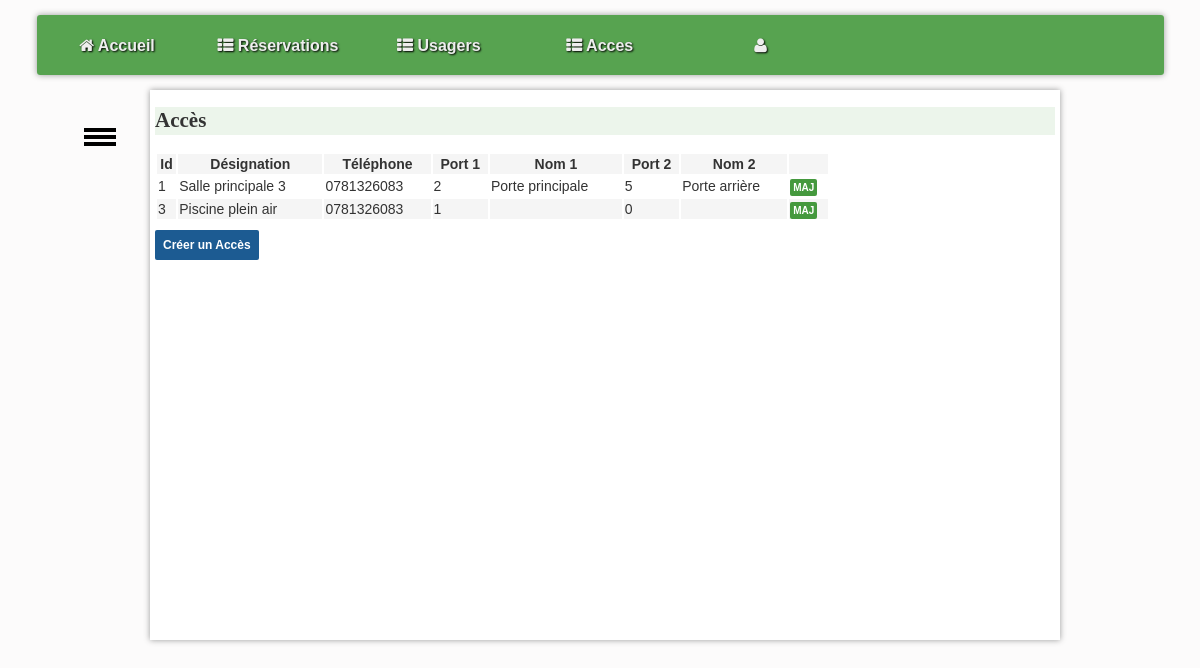
Screenshot of /controleur/accesControleur.php with the database file from the repository.
### tables this page shows
CREATE TABLE `acces` (
  `id` int NOT NULL,
  `designation` varchar(255) NOT NULL,
  `empreinte` varchar(255) NOT NULL,
  `telephone` varchar(20) NOT NULL,
  `port1` int NOT NULL,
  `nom1` varchar(255) NOT NULL,
  `port2` int DEFAULT NULL,
  `nom2` varchar(255) DEFAULT NULL,
  `port3` int DEFAULT NULL,
  `nom3` varchar(255) DEFAULT NULL,
  `port4` int DEFAULT NULL,
  `nom4` varchar(255) DEFAULT NULL,
  `port5` int DEFAULT NULL,
  `nom5` varchar(255) DEFAULT NULL
);

### controleur/accesControleur.php (called while the page is built, shortened)
<?php
include_once 'modele/accesModel.php';
$acces = getAcces();
include_once 'vue/partials/entete.html.php';
include_once 'vue/acces/index.html.php';

### modele/accesModel.php (called while the page is built, shortened)
<?php
function getAcces()
{
    try {
        $cnx = connexionPDO();
        $sql = "
            SELECT acces.id, acces.designation, acces.telephone, acces.port1, acces.nom1, acces.port2, acces.nom2
            FROM acces
        ";
        $req = $cnx->prepare($sql);
        $req->execute();
        $usagers = $req->fetchAll(PDO::FETCH_ASSOC);
        return $usagers;
    } catch (PDOException $e) {
        print "Erreur !: " . $e->getMessage();
        die();
    }
}

### vue/acces/index.html.php (the view, shortened to what this page needs)
<!DOCTYPE html>
<html lang="fr">
<head>
</head>
<body>
<h2>Accès</h2>
<table style="width: 75%;">
    <tr>
        <th>Id</th>
        <th>Désignation</th>
        <th>Téléphone</th>
        <th>Port 1</th>
        <th>Nom 1</th>
        <th>Port 2</th>
        <th>Nom 2</th>
        <th></th>
    </tr>
    <?php foreach ($acces as $acces): ?>
        <tr>
            <td><?= $acces['id']; ?></td>
            <td><?= $acces['designation']; ?></td>
            <td><?= $acces['telephone']; ?></td>
            <td><?= $acces['port1']; ?></td>
            <td><?= $acces['nom1']; ?></td>
            <td><?= $acces['port2']; ?></td>
            <td><?= $acces['nom2']; ?></td>
            <td class="text-center">
                <a href=./?action=formMiseAJourAcces&id=<?= $acces['id'] ?> class="boutonMaj">MAJ</a>
            </td>
        </tr>
    <?php endforeach; ?>
</table>
<p> <a href=./?action=creerAcces class="boutonAjout">Créer un Accès</a></p>
</body>
</html>

### assets/css/base.css (style rules this page uses)
:root { --largeurPage: 900px; --largeurMenuCont : 200px; --margeCalc: calc((100% - var(--largeurPage)) / 2); --margeMenuHaut : 15px; --hauteurMenuGene:60px; --coulA1:#5A7694; --coulA2:#D7E5ED; --coulB1:#566459; --coulB2:#90974A; --coulC:#CDBCA0; --fondC:#fcfbfb; --padding_cote:5px; }
body { font-family: Arial; color : #333; font-size : 14px; line-height : 1.3; scroll-behavior: smooth; background-color : var(--fondC); }

### assets/css/utilisateurs.css (style rules this page uses)
h1,h2,h3,h4 { font-family: Futura; background-color : rgba(69, 153, 62, 0.1); }
tr:nth-child(odd) { background-color : rgb(245,245,245); }
.boutonMaj { text-decoration: none; padding:3px 3px; font:Bold 10px Arial; background: #45993e; color:#fff; width:40px; border-radius:2px; border:none; }
.boutonAjout { text-decoration: none; padding:8px 8px; font:Bold 12px Arial; background: #1c5b92; color:#fff; width:40px; border-radius:2px; border:none; }

### rows the page displays
acces: id "1", designation "Salle principale 3", telephone "0781326083", port1 "2", nom1 "Porte principale", port2 "5", nom2 "Porte arrière"
acces: id "3", designation "Piscine plein air", telephone "0781326083", port1 "1", port2 "0"
